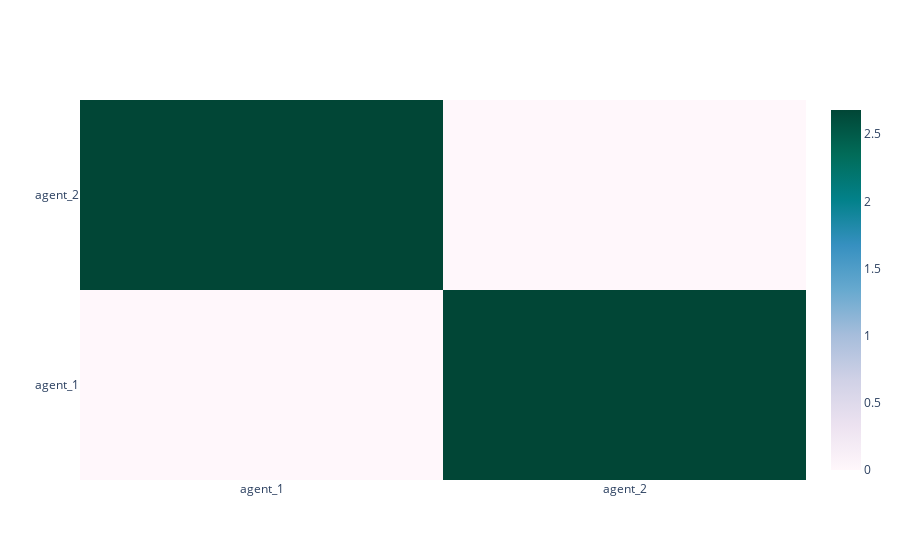

The cell this chart's notebook holds for it:
### Code cell
fig = heatmap(
    net.similarity_heatmap(),
    x_labels=['agent_'+str(i+1) for i in range(len(net.agents))],
    y_labels=['agent_'+str(i+1) for i in range(len(net.agents))]
)
fig.show()

### Figure 1 — Plotly figure (JSON) as saved in the notebook; plotly's stock layout.template omitted (floating-point values rounded to 4 significant figures)
{"data": [{"colorscale": [[0.0, "rgb(255,247,251)"], [0.125, "rgb(236,226,240)"], [0.25, "rgb(208,209,230)"], [0.375, "rgb(166,189,219)"], [0.5, "rgb(103,169,207)"], [0.625, "rgb(54,144,192)"], [0.75, "rgb(2,129,138)"], [0.875, "rgb(1,108,89)"], [1.0, "rgb(1,70,54)"]], "hoverongaps": false, "x": ["agent_1", "agent_2"], "y": ["agent_1", "agent_2"], "z": [[0.0, 2.68], [2.68, 0.0]], "type": "heatmap"}], "layout": {}}
